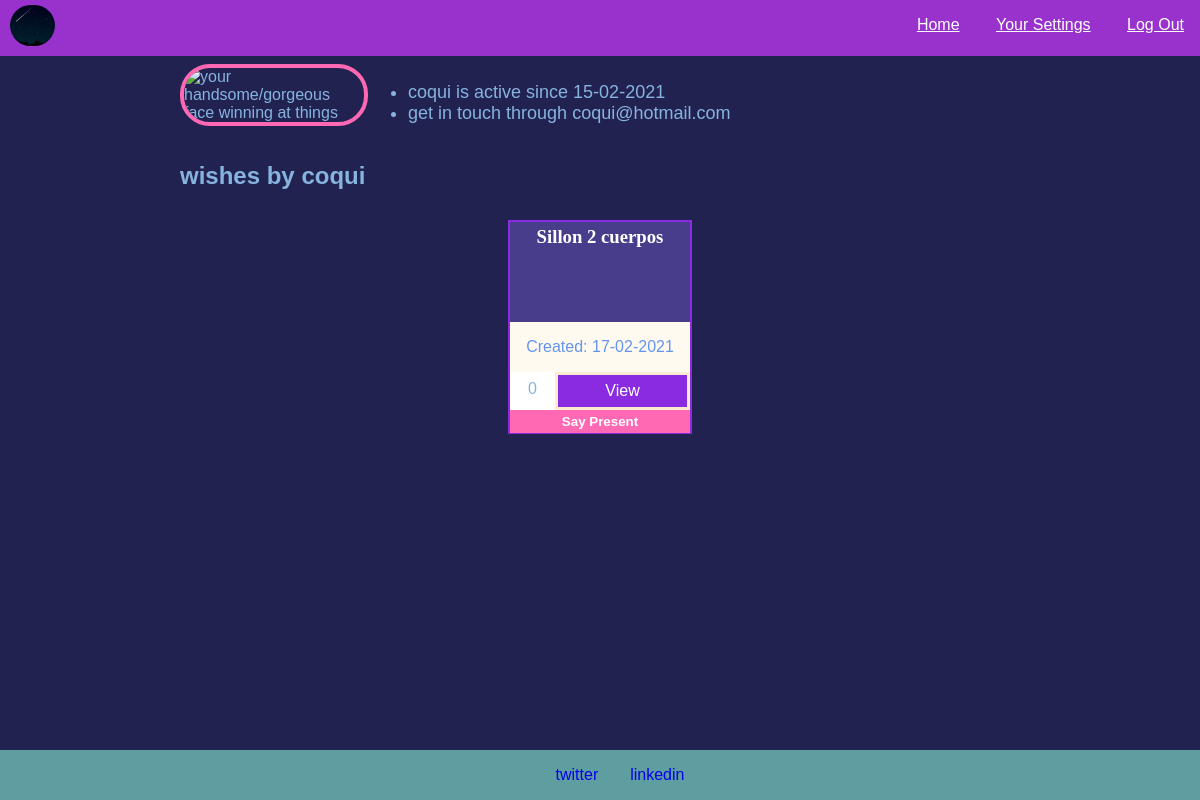
Screenshot of /user/12/wishes with the database file from the repository.
### app.py (models this page shows)
class User(db.Model):
    id = db.Column(db.Integer, primary_key=True)
    username = db.Column(db.String(20), nullable=False)
    password = db.Column(db.String(100), nullable=False)
    email = db.Column(db.String(40), nullable=False)
    active = db.Column(db.DateTime, default=datetime.now)
    products = db.relationship("Product", backref="user")

class Product(db.Model):
    id = db.Column(db.Integer, primary_key=True)
    name = db.Column(db.String(50), nullable=False)
    link = db.Column(db.Text, nullable=False)
    store = db.Column(db.String(5), nullable=False) # puede ser nullable esto?
    additional = db.Column(db.String(140))
    user_id = db.Column(db.Integer, db.ForeignKey("user.id"), nullable=False)
    created =  db.Column(db.DateTime, default=datetime.now)

### app.py (the view)
@app.route("/user/<int:id>/wishes", methods = ["GET", "POST"])
def view_user(id):
    if request.method == "POST":
        visitor = session["user_id"]
        card_id = request.form.get("card_id")
        print(f"This is the id of the present you postulated to: {card_id}")
        candidate = Candidate(
            product_id = card_id,
            candidate_id = visitor
        )
        db.session.add(candidate)
        db.session.commit()
        flash(f"You've postulated to the wish #{card_id}")
        return redirect("/")
    else:
        visited_user = User.query.get_or_404(id)
        print(f"Name of visited user: {visited_user.username}.\n * Visited_user products:\n{visited_user.products}")
        vu_cards = visited_user.products # does not filter checked-out products
        is_available = []
        for prod in vu_cards:
            checked = Checked.query.filter_by(product_id = prod.id).first()
            if checked==None:
                is_available.append(prod)
        cards_dict = {}
        for card in is_available:
            count = len(Candidate.query.filter_by(product_id=card.id).all())
            dk = str(card.id)
            cards_dict[dk] = count
        return render_template("viewuser.html", user=visited_user, counter=cards_dict, available=is_available)

### app.py (called while the page is built)
@app.template_filter()
def datetimeformat(date, format='%d-%m-%Y'):
    return date.strftime(format)

@app.after_request
def after_request(response):
    response.headers["Cache-Control"] = "no-cache, no-store, must-revalidate"
    response.headers["Expires"] = 0
    response.headers["Pragma"] = "no-cache"
    return response

### templates/viewuser.html (shortened to what this page needs)
{% extends 'base.html' %}
{% block main %}
<div class="feature">
  <div class="feature-img">
    <img src="/static/images/{{user.id}}.jpg" alt="your handsome/gorgeous face winning at things" class="profile-pic">
  </div>
  <div class="feature-text">
    <ul>
      <li>{{user.username}} is active since {{user.active|datetimeformat}}</li>
      <li>get in touch through {{user.email}}</li>
    </ul>
  </div>
</div>
<h2>wishes by {{user.username}}</h2>
{% if user.products|length>0 %}
  <div class="cards-container">
      {% for card in user.products %}
      {% if card in available %}
      <div class="visited-card">
        <h3 class="card-title">{{card.name}}</h3>
        <p>Created: {{card.created|datetimeformat}}</p>
        <div class="card-info-div">
          <div class="count-div">{{counter[(card.id)|string]}}</div>
          <button onclick="window.open('{{card.link}}','_blank');" class="view-btn" type="button">View</button>
        </div>
        <form action="{{url_for('view_user', id=user.id)}}" method="POST">
          <input type="submit" value="Say Present" class="card-submit-btn">
        </form>
      </div>
      {% endif %}
      {% endfor %}
  </div>
{% else %}
<p>No wishes here [:1]</p>
{% endif %}
{% endblock %}

### static/styles.css (style rules this page uses)
body, html { margin:0; height:100%; position:relative; }
.feature { display:flex; justify-items:space-between; }
.feature-text { font-size:large; }
.profile-pic { max-width:180px; border-radius:30px; border:4px solid hotpink; }
.cards-container { display:flex; flex-direction:row; justify-content:space-evenly; flex-wrap:wrap; }
.visited-card { position:relative; width:180px; height:210px; border:2px solid blueviolet; text-align:center; margin:10px 5px; }
.card-info-div { width:100%; position:relative; display:flex; }
.count-div { width: 25%; height:38px; display:inline-block; background-color:white; line-height:33px; }
.view-btn { display:inline; width:75%; background-color:blueviolet; border:3px solid blanchedalmond; color:white; font-size:16px; }
.card-title { height:100px; background-color: darkslateblue; color:white; font-family:tahoma; font-weight: bolder; line-height:30px; margin:0; }
.card p, .visited-card p { background-color:floralwhite; color:cornflowerblue; height:50px; line-height:50px; margin:0; }
.card-submit-btn { display:block; width:100%; border:3px solid hotpink; background-color: hotpink; color:white; font-weight: bold; }

### rows the page displays
User: username "coqui", active "15-02-2021", email "coqui@hotmail.com"
Product: name "Sillon 2 cuerpos", created "17-02-2021", counter "0"
